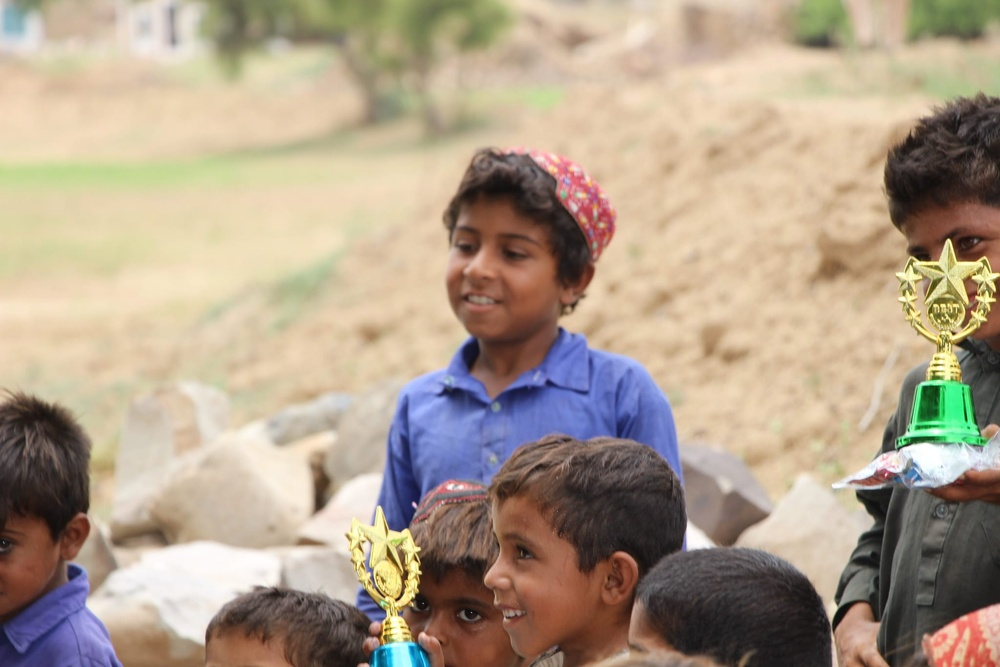
#> input picture fahad.jpg, 1000 x 667 px, shrunk from 2048 x 1365 before the run, given in place of the camera
$ python shape_recognization.py
#> lines starting #> are read from the running program, lines starting #| are printed output that depends on the picture; after the words box and inside, x2 and y2 are one past the last pixel; in counts of white or black regions, pixels touching at a corner belong together
import cv2
import numpy as np

def get_shape_name(approx):
    sides = len(approx)
    if sides == 3:
        return "Triangle"
    elif sides == 4:
        return "Rectangle"
    elif sides == 5:
        return "Pentagon"
    elif sides == 6:
        return "Hexagon"
    else:
        return "Circle"

cap = cv2.VideoCapture(0)

while True:
    ret, frame = cap.read()
#> frame is the input picture: shape (667, 1000, 3); mean B, G, R 138.5, 158.2, 174.7
    if not ret:
        break

    gray = cv2.cvtColor(frame, cv2.COLOR_BGR2GRAY)
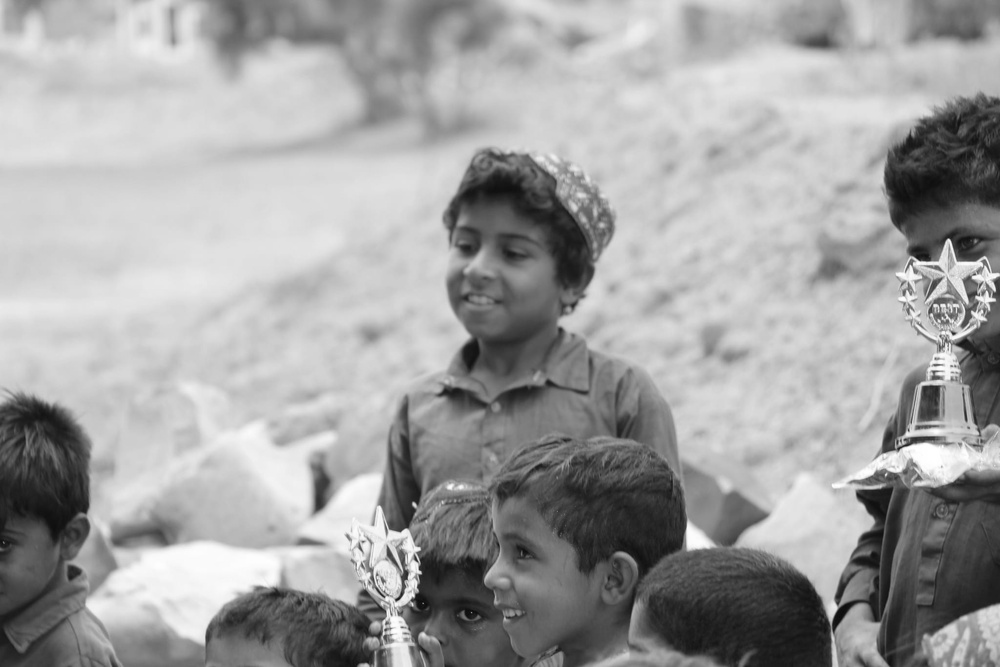
#> gray: shape (667, 1000); min 8, max 255, mean 160.9
    blurred = cv2.GaussianBlur(gray, (5, 5), 0)
    _, thresholded = cv2.threshold(blurred, 100, 255, cv2.THRESH_BINARY)
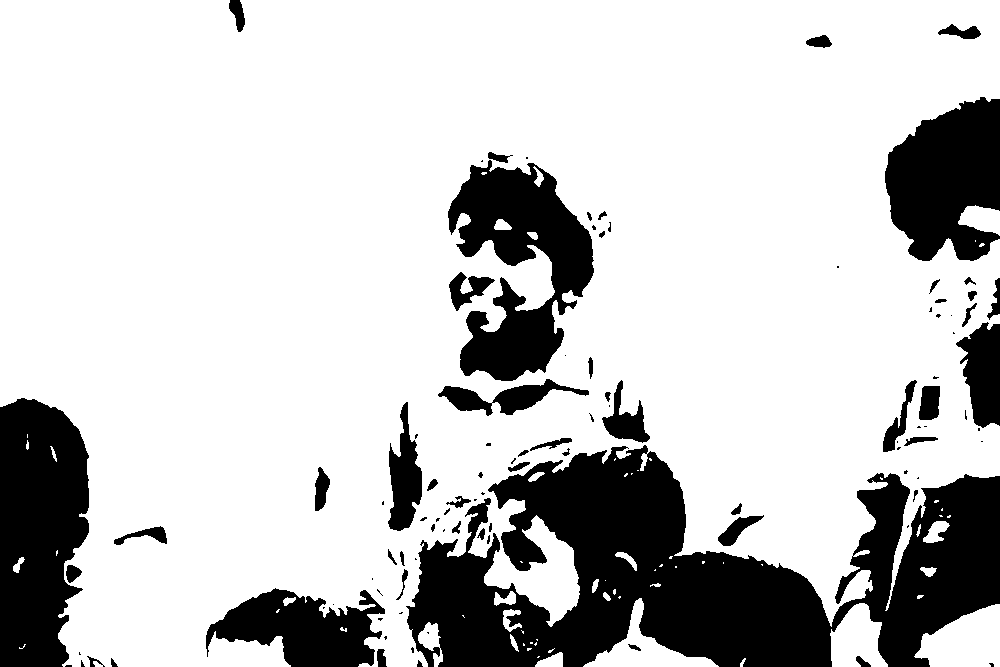
#> thresholded: shape (667, 1000); 77.8% white; 102 black regions (49 under 20 px)

    contours, _ = cv2.findContours(thresholded, cv2.RETR_EXTERNAL, cv2.CHAIN_APPROX_SIMPLE)
#> contours = 61 contours, 42 with area under 20; largest, box (x1, y1, x2, y2) and area: (0, 0, 1000, 667) 532797, (914, 604, 1000, 667) 3632, (583, 598, 719, 667) 2570, (830, 603, 888, 667) 2388, (958, 205, 1000, 236) 808

    for contour in contours:
        epsilon = 0.04 * cv2.arcLength(contour, True)
        approx = cv2.approxPolyDP(contour, epsilon, True)
        shape_name = get_shape_name(approx)

        if len(approx) >= 3:
            cv2.drawContours(frame, [approx], 0, (0, 255, 0), -1)
            x, y = approx[0][0]
            cv2.putText(frame, shape_name, (x, y), cv2.FONT_HERSHEY_SIMPLEX, 0.5, (255, 255, 255), 2)
#> this loop made 61 passes
#> (contour, epsilon, approx, sides in get_shape_name, shape_name, x, y) on passes 2, 49: ([[538, 656], [537, 657], [538, 657], [539, 656]], 0.193, [[539, 656], [538, 656], [537, 657], [538, 657]], 4, 'Rectangle', 539, 656), ([[631, 473], [631, 474], [632, 473]], 0.137, [[632, 473], [631, 473], [631, 474]], 3, 'Triangle', 632, 473)
#> (epsilon, approx, sides in get_shape_name, shape_name, x, y) on passes 1, 3, 5, 7, 8, 9: (0.876, [[745, 658], [740, 663], [740, 666], [742, 666]], 4, 'Rectangle', 745, 658), (2.98, [[562, 653], [540, 660], [535, 666], [562, 666]], 4, 'Rectangle', 562, 653), (0.433, [[527, 650], [528, 650], [531, 648], [527, 648]], 4, 'Rectangle', 527, 650), (0.217, [[523, 643], [523, 645], [524, 645], [524, 644]], 4, 'Rectangle', 523, 643), (0.306, [[536, 642], [534, 644], [535, 645], [536, 644]], 4, 'Rectangle', 536, 642), (0.24, [[530, 642], [530, 643], [532, 643], [532, 642]], 4, 'Rectangle', 530, 642)
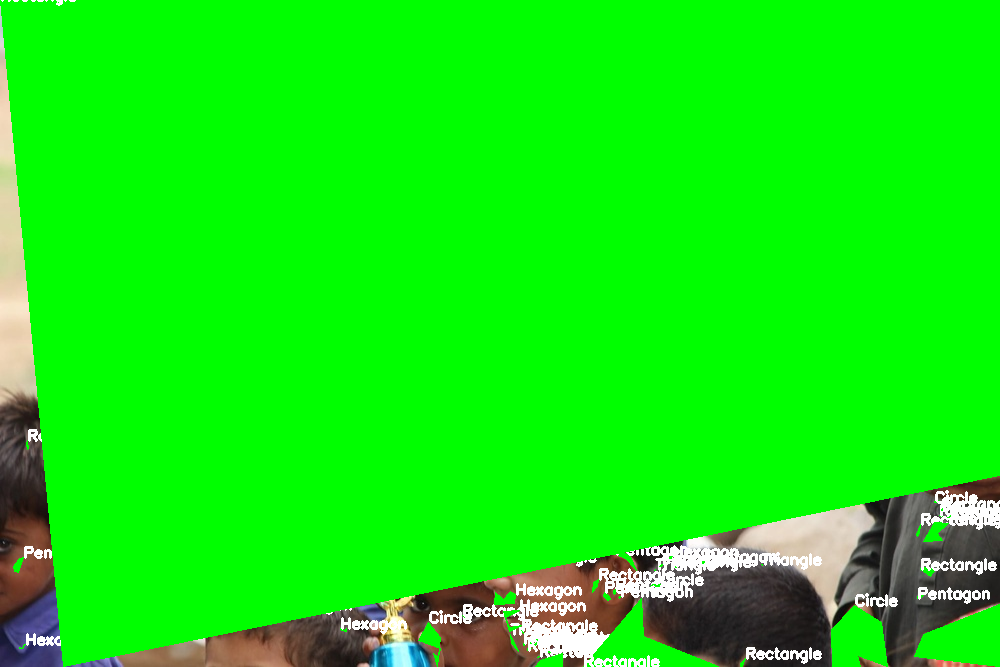
#> frame: shape (667, 1000, 3); mean B, G, R 15.6, 233.7, 19

    cv2.imshow("Shape Recognition", frame)

    if cv2.waitKey(1) & 0xFF == ord('q'):
#> (key q is pressed here)
        break

cap.release()
cv2.destroyAllWindows()
